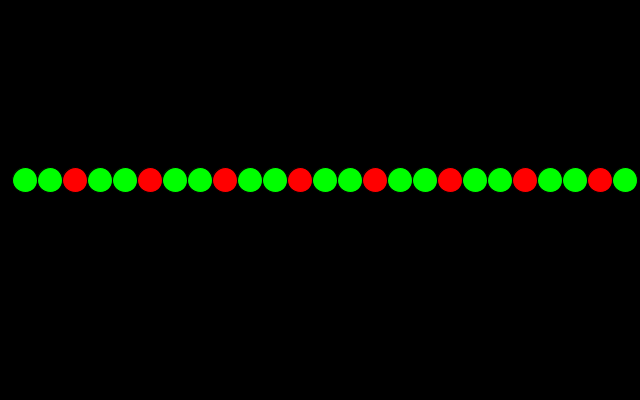
Frame 1 (no input)
Frame 60 (the mouse pressed at the canvas centre just before this capture): identical to frame 1, image omitted
Frame 120 (the mouse held since frame 60 and released just before this capture): identical to frame 1, image omitted

The Processing sketch that drew this single still picture (run headless with seeded random() and noise(); from frame 60 on, the mouse is pressed at the canvas centre):

// Processing sketch: for_loop_example_modulo
// ── for_loop_example_modulo.pde
void setup() {
  size(640, 400);
}

void draw() {
  background(0);
  fill(255);

  //for loop will increment 25
  // until we are at the widht of the canvas
  for (float x = 25; x < width; x = x + 25) {
    
    if (x % 75 == 0) {
      fill(255, 0, 0);
    }else{
      fill(0, 255, 0);
    }
    circle(x, 180, 25);
  }
}
